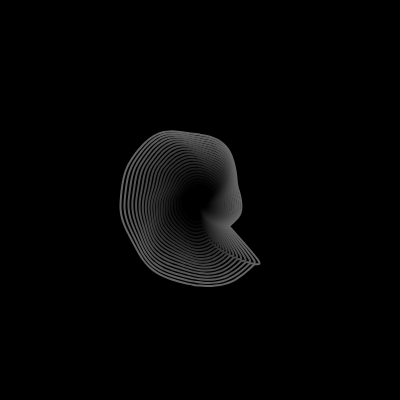
Frame 1 (no input)
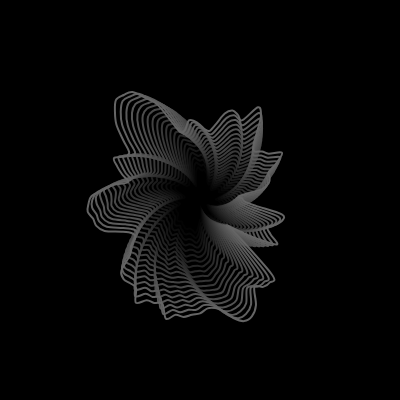
Frame 60 (no input)
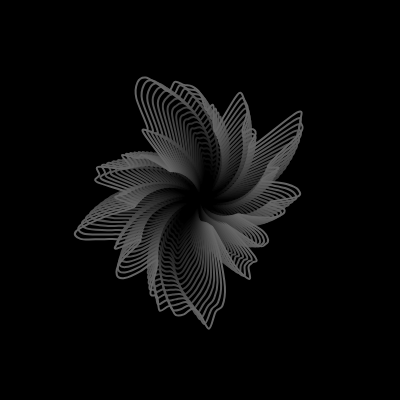
Frame 120 (the mouse pressed at the canvas centre since frame 60)

The p5.js sketch that drew these frames (run headless with seeded random() and noise() and a simulated clock; from frame 60 on, the mouse is pressed at the canvas centre):

// p5.js sketch
// ── sketch.js
let spacing = 16
let circles = []
class Circwave {

  constructor(r,start) {
    this.x = width / 2
    this.y = height / 2
    this.r = r/2
    this.xoff = random()
    this.speed = 0.01
    this.shapeStart = start
    this.yoff = 0.1

  }

  render() {
    let col = map(this.r, 0, width, -spacing , 255)

    //ellipse(this.x, this.y, this.r)
    beginShape()
    let rmod
    let scaling = 360/spacing

    for (let j = this.shapeStart; j < 360 + this.shapeStart; j +=4) {
      stroke(col)
      strokeWeight(2)
      //fill(255)
      noFill()
      let realj = (j - this.shapeStart)
      let ang = j * PI / 180

      rmod = noise(
        sin(realj/scaling * this.r /width/20)+1, 
        cos(realj/scaling * this.r /width/20)+1,
        ((this.yoff))*(realj/scaling)+1
      )
      let rmapped = map(rmod,0,1,0,spacing)
      let x = (this.r*rmod+rmapped)* sin(ang) + width / 2
      let y = (this.r*rmod+rmapped)* cos(ang) + height / 2
      curveVertex(x, y)

      this.xoff += 0.01
    }
    this.yoff -= 0.02

    endShape(CLOSE)
    //this.shapeStart +=this.speed %360


  }
}

function setup() {
  createCanvas(400, 400);
  let total = width / spacing
  for (i = 0; i < total; i++) {
    circles[i] = new Circwave(i * spacing * 0.9,i*2)
  }
}





function draw() {
  background(0);
  //frameRate(15)
  let total = width / spacing
  for (i = 0; i < total; i++) {
    circles[i].render()
  }


  //noLoop()

}
